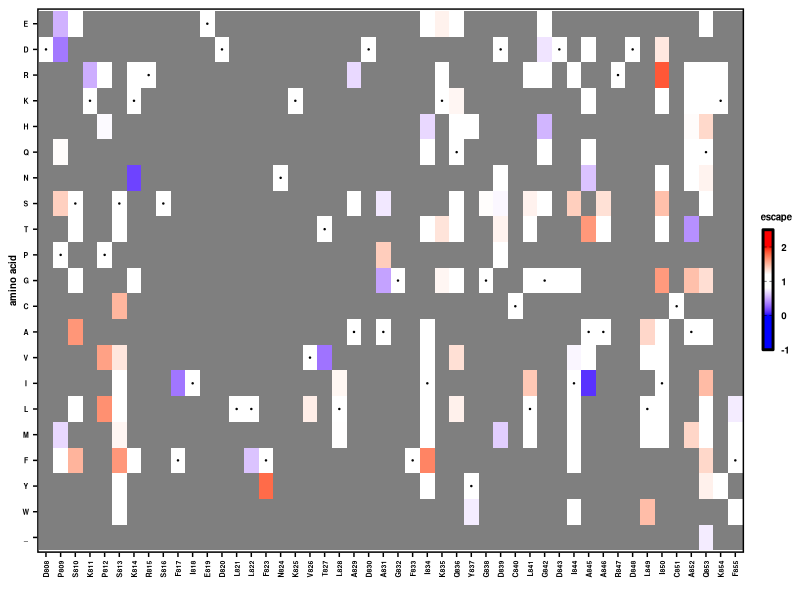
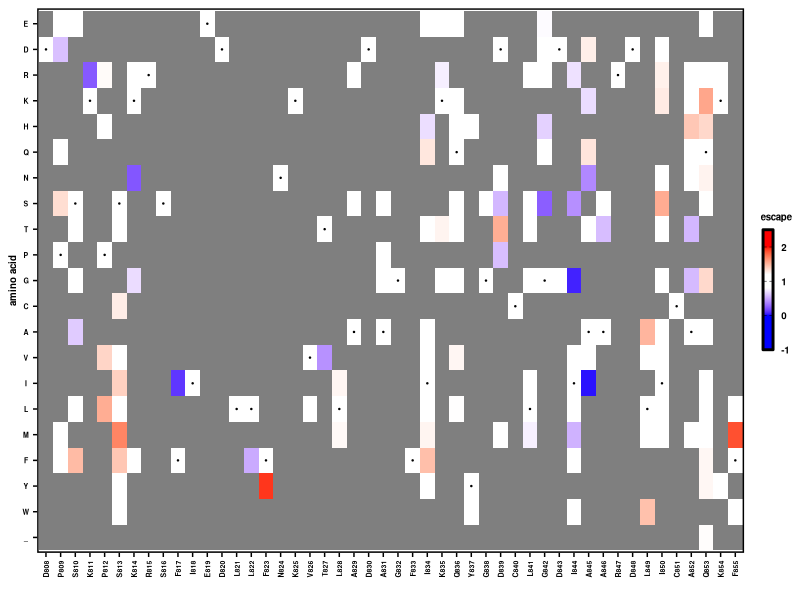
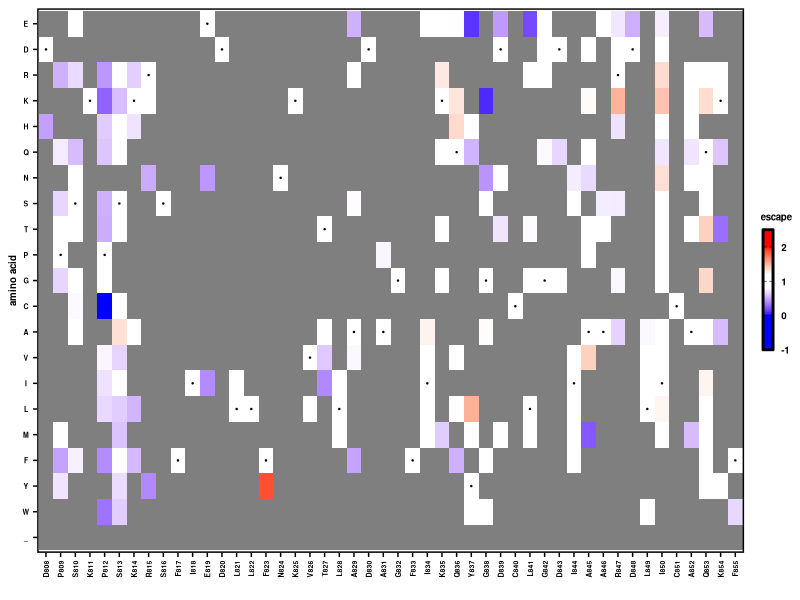
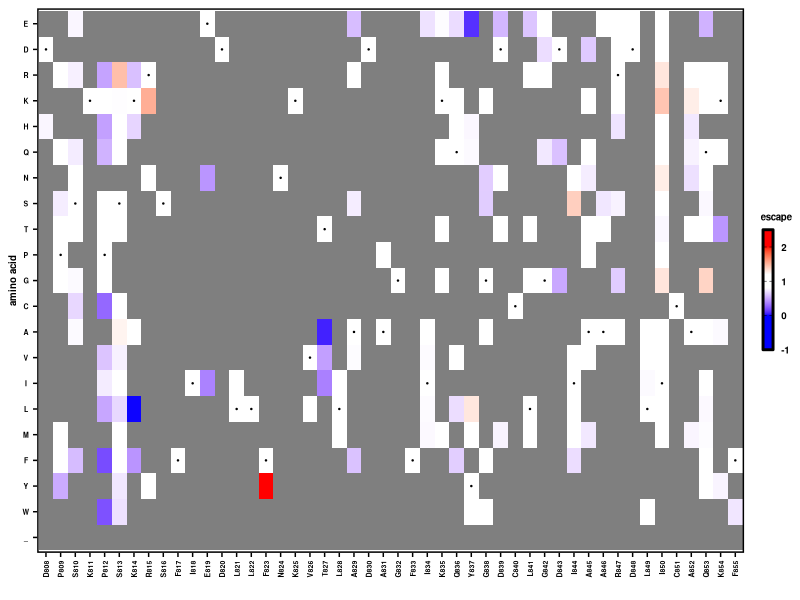

Here is the R script that generated these plots, in order:
#R code
library(ggplot2)
library(scales)
library(RColorBrewer)
library(readr)
library(tidyr)
library(reshape)
library(stringr)
library(dplyr)
library(gridExtra)
library(stringr)
require(cowplot)

plot_score_heatmap <- function(fitness_table, WTresibox, start_resi, end_resi, legend_title){
  textsize <- 5
  fitness_table <- fitness_table %>%
    filter(Pos >= start_resi & Pos <= end_resi)
  WTresibox     <- WTresibox %>%
    filter(Pos >= start_resi & Pos <= end_resi) %>%
    mutate(x=x-min(x)+1)
  p <-  ggplot() +
    geom_tile(data=fitness_table,aes(x=resi,y=aa,fill=parameter)) +
    scale_fill_gradientn(colours=c("blue","blue","white","white","red","red"),
                         limits=c(-1,2.5),
                         values=rescale(c(-1, 0, 0.8, 1.2, 2, 2.5)),
                         breaks=c(-1,0,1,2),
                         labels=c('-1','0','1','2'),
                         guide="colorbar",
                         na.value="grey50") +
    theme_cowplot(12) +
    theme(plot.background = element_rect(fill = "white"),
          axis.text=element_text(size=textsize,face="bold",colour = 'black'),
          axis.text.x=element_text(angle=90,hjust=1,vjust=0.5,colour = 'black'),
          axis.text.y=element_text(hjust=0.5,vjust=0.5,colour = 'black'),
          axis.title=element_text(size=7,face="bold"),
          axis.line = element_line(colour = 'black', size = 0),
          panel.border = element_rect(colour = "black", fill=NA, size=1)) +
    guides(fill = guide_colorbar(title.theme=element_text(size=7,face="bold",colour='black',hjust=0.5),
                                 label.theme=element_text(size=7,face="bold",colour='black'),
                                 frame.colour="black",
                                 frame.linewidth = 1,
                                 ticks = TRUE,
                                 ticks.colour = "black",
                                 barwidth = 0.5, barheight = 6, title=legend_title)) +
    geom_point(data=WTresibox, aes(x=x, y=y), color='black', size=0.2) +
    xlab("") +
    ylab("amino acid")
}

wrapper <- function(df_plot, graphname, legend_title){
  df_plot <- df_plot %>%
    mutate(parameter=case_when(str_sub(resi,1,1)==aa ~ 1, TRUE ~ parameter)) %>% #Set WT parameter (usually 0 or 1)
    mutate(Mutation=paste(resi,aa,sep='')) %>%
    select(Mutation, avg_ipt_freq, resi, Pos, aa, parameter) #Variable name for input freq may need to chance
  print (range(df_plot$parameter,na.rm=T))
  p1 <- plot_score_heatmap(df_plot, WTresibox, 808, 855, legend_title)
  p <- grid.arrange(p1, nrow=1)
  ggsave(graphname,p,width=4, height=2, dpi=300) #Output file may need to adjust
  }

aa_level <- rev(c('E','D','R','K','H','Q','N','S','T','P','G','C','A','V','I','L','M','F','Y','W','_'))

start_pos <- 808
end_pos   <- 855

df <- read_tsv('result/FP_DMS_fit.tsv') %>%
  filter(!grepl('silent',mut_class)) %>%
  filter(!grepl('WT',mut_class)) %>%
  mutate(resi=str_sub(mut,1,-2))
residues <- unique(df$resi)

df <- df %>%
  filter(!grepl('silent',mut_class)) %>%
  filter(!grepl('WT',mut_class)) %>%
  filter(avg_ipt_freq>= 0.0001) %>%
  mutate(resi=str_sub(mut,1,-2)) %>%
  mutate(aa=str_sub(mut,-1,-1)) %>%
  filter(aa %in% aa_level) %>%
  mutate(aa=factor(aa,levels=aa_level)) %>%
  mutate(resi=factor(resi,levels=unique(residues))) %>%
  complete(resi, aa) %>%
  mutate(Pos=str_sub(resi,2,-1)) %>%
  mutate(Pos=as.numeric(as.character(Pos))) %>%
  arrange(Pos)

WTresibox  <- df %>%
  select(resi,Pos) %>%
  unique() %>%
  mutate(WT_resi=str_sub(resi,1,1)) %>%
  mutate(x=seq(1,end_pos-start_pos+1)) %>%
  mutate(y=match(WT_resi,aa_level)) %>%
  select(resi,WT_resi,Pos,x, y)

legend_title <- "escape"
fit_cutoff <- 0.7

df_plot <- df %>%
             mutate(parameter=`fit_P1-Calu3_CoV44-62`/`fit_P1-Calu3_noAb`) %>%
             mutate(parameter=ifelse(`fit_P1-Calu3_noAb`>fit_cutoff, parameter, NA)) 
wrapper(df_plot, 'graph/FP_escape_Calu3_CoV44-62.png', legend_title)

df_plot <- df %>%
             mutate(parameter=`fit_P1-Calu3_CoV44-79`/`fit_P1-Calu3_noAb`) %>%
             mutate(parameter=ifelse(`fit_P1-Calu3_noAb`>fit_cutoff, parameter, NA)) 
wrapper(df_plot, 'graph/FP_escape_Calu3_CoV44-79.png', legend_title)

df_plot <- df %>%
             mutate(parameter=`fit_P1-E6_CoV44-62`/`fit_P1-E6_noAb`) %>%
             mutate(parameter=ifelse(`fit_P1-E6_noAb`>fit_cutoff, parameter, NA)) 
wrapper(df_plot, 'graph/FP_escape_E6_CoV44-62.png', legend_title)

df_plot <- df %>%
             mutate(parameter=`fit_P1-E6_CoV44-79`/`fit_P1-E6_noAb`) %>%
             mutate(parameter=ifelse(`fit_P1-E6_noAb`>fit_cutoff, parameter, NA)) 
wrapper(df_plot, 'graph/FP_escape_E6_CoV44-79.png', legend_title)
